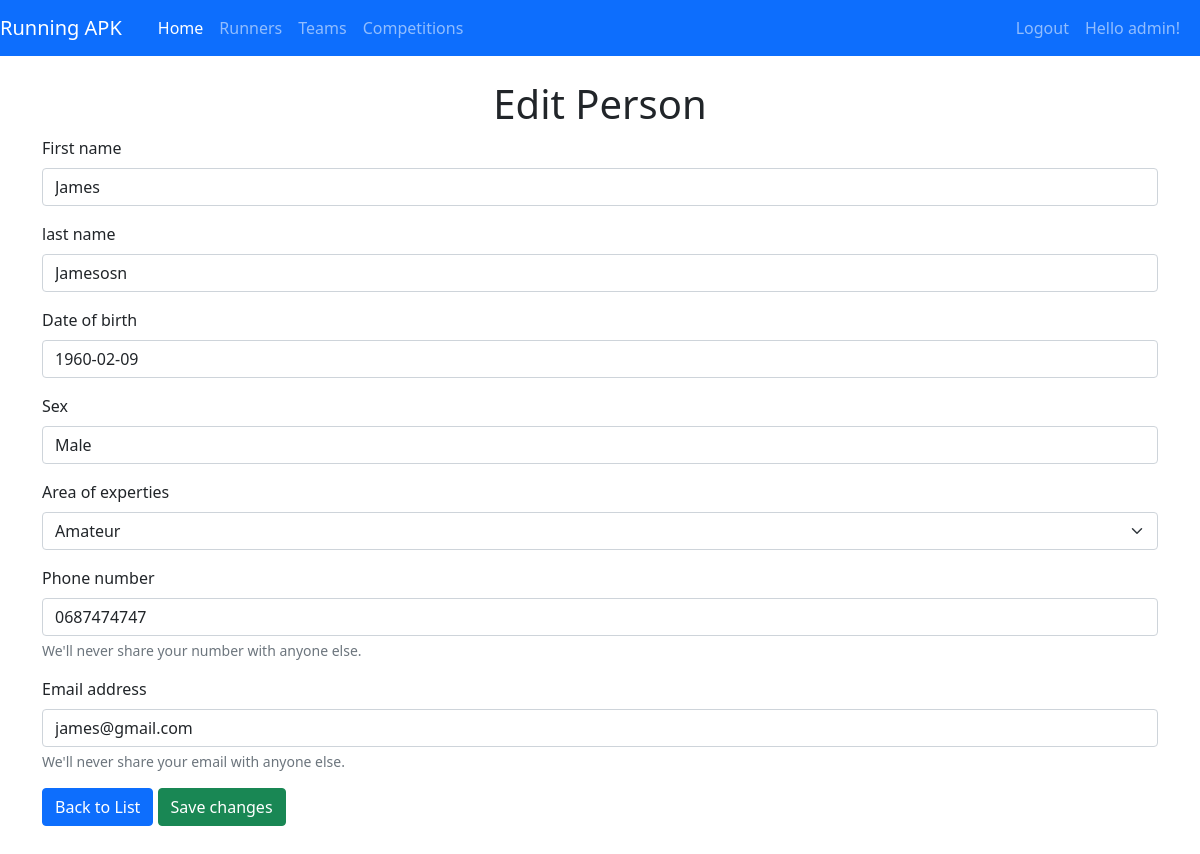
Screenshot of /editoneperson.php?id=68 (signed in) with the database file from the repository.
### tables this page shows
CREATE TABLE `persons` (
  `person_id` int(11) NOT NULL,
  `firstname` varchar(100) NOT NULL,
  `lastname` varchar(100) NOT NULL,
  `dateofbirth` date NOT NULL,
  `emailaddress` varchar(100) NOT NULL,
  `contactnumber` varchar(15) NOT NULL,
  `speciality_id` int(11) DEFAULT NULL,
  `avatar_path` varchar(200) DEFAULT NULL,
  `password` varchar(50) NOT NULL,
  `team_id` int(11) DEFAULT NULL,
  `sex` varchar(1) NOT NULL
);

### db/conn.php (called while the page is built, shortened)
<?php
    $host = 'remotemysql.com';
    $db ='M7UijrD2Si';
    $user = 'M7UijrD2Si';
    $pass = 'a7SsbYzcyv';
    $charset = 'utf8mb4';
    $dsn = "mysql:host=$host;dbname=$db;charset=$charset";
    try{
        $pdo=new PDO($dsn, $user, $pass);
        $pdo->setAttribute(PDO::ATTR_ERRMODE, PDO::ERRMODE_EXCEPTION);
    }
    catch(PDOException $e){
       echo "Greska u conn.php";
        throw new PDOException($e->getMessage());
    }
    require_once 'crud.php';
    $crudDB = new crud($pdo);
?>

### db/crud.php (called while the page is built, shortened)
<?php
class crud
{
    private $db;
    function __construct($conn)
    {
        $this->db = $conn;
    }
    public function getSpecialties()
    {
        try
        {
            $sql= "SELECT * FROM `specialties`";
            $result= $this->db->query($sql);
            return $result;
        }
        catch (PDOException $e)
        {
            echo '   usao u catch delete ';
            echo $e->getMessage();
            return false;
        }
    }
    public function getOnePersonDetails($id)
    {
        try
        {
            $sql=  "SELECT * FROM `persons` a inner join specialties s on a.speciality_id = s.specialty_id where person_id= :id";
            $stmt= $this->db->prepare($sql);
            $stmt-> bindparam (':id',$id);
            $stmt->execute();
            $result=$stmt->fetch();
            return $result;
        }
        catch (PDOException $e)
        {
            echo '   usao u catch delete ';
            echo $e->getMessage();
            return false;
        }
    }
}
?>

### editoneperson.php (the view, shortened to what this page needs)
<?php
    require_once 'includes/header.php';
    require_once 'db/conn.php';
    $resultsSpecialties=$crudDB->getSpecialties();
    if(!isset($_GET['id']))
    {
        include 'includes/errormessage.php';
        header("Location: viewallpeople.php");
    }
    else
    {
        $id=$_GET['id'];
        $person= $crudDB->getOnePersonDetails($id);
?>
    <h1 class="text-center">Edit Person</h1>
   <form method="post" action="editpersonPOST.php">
        <div class="mb-3">
            <label for="firstName" class="form-label">First name</label>
            <input type="text" class="form-control" id="firstName" value="<?php echo $person['firstname'] ?>"  name="firstName">
        </div>
        <div class="mb-3">
            <label for="lastName" class="form-label">last name</label>
            <input type="text" class="form-control" id="lastName" value="<?php echo $person['lastname'] ?>"  name="lastName">
        </div>
        <div class="mb-3">
            <label for="dob" class="form-label">Date of birth</label>
            <input type="text" class="form-control" id="dob"  value="<?php echo $person['dateofbirth'] ?>" name="dob" >
        </div>
        <div class="mb-3">
            <label for="sex" class="form-label">Sex</label>
            <select  class="form-control"  id="sex" name="sex" required>
                    <option value="M" <?php if( $person['sex']== 'M') echo 'selected' ?>>Male</option>
            </select>
        </div>
        <div class="mb-3">
            <label for="specialty" class="form-label">Area of experties</label>
            <select class="form-select" aria-label="Default select example" id="specialty" name="specialty" >
                <?php while($rs = $resultsSpecialties->fetch(PDO::FETCH_ASSOC)) { ?>
                    <option  value="<?php echo $rs['specialty_id']?>" <?php if($rs['specialty_id'] == $person['specialty_id']) echo 'selected' ?>>
                         <?php echo $rs['name_specialty']; ?>
                    </option>
                <?php }?>
            </select>
        </div>
        <div class="mb-3">
            <label for="phone" class="form-label">Phone number</label>
            <input type="text" class="form-control" id="phone" name="phone" aria-describedby="phoneHelp" value="<?php echo $person['contactnumber'] ?>" >
            <div id="phoneHelp" class="form-text">We'll never share your number with anyone else.</div>
        </div>
        <div class="mb-3">
            <label for="email" class="form-label">Email address</label>
            <input type="email" class="form-control" id="email" aria-describedby="emailHelp"  value="<?php echo $person['emailaddress'] ?>"  name="email">
            <div id="emailHelp" class="form-text">We'll never share your email with anyone else.</div>
        </div>
        <a href="viewallpeople.php"  class="btn btn-primary">Back to List </a>
        <button type="change" name="change" class="btn btn-success">Save changes</button>
    </form>
<?php  } ?>
<br>
<br>
<br>
<br>
<br>
<?php require_once 'includes/footer.php' ?>

### rows the page displays
persons: firstName "James", lastName "Jamesosn", dob "1960-02-09", sex "Male", phone "0687474747", email "james@gmail.com"

### other values shown
$_SESSION['username'] "admin"
form field specialty "Amateur"
